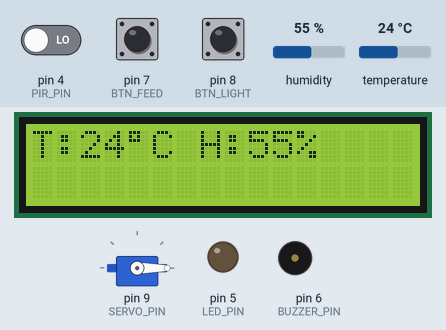
This sketch was run on a simulated Arduino Uno, built with avr-gcc and run on an emulated ATmega328P. Parts: servo, 16×2 character LCD, output pins drawn as LEDs (lit = HIGH), buzzer (waves = sounding, pin HIGH). The inputs (shaded band) are chosen by the test bench; at power-on: pin 7 (BTN_FEED) HIGH, pin 4 (PIR_PIN) LOW, temperature 24 °C, pin 8 (BTN_LIGHT) HIGH, humidity 55 %. What the sketch prints to the serial monitor is not drawn.

Above: at 3.2 s.
3.3 s: pin 7 (BTN_FEED) pulled LOW for 3.2 s
At 3.7 s:
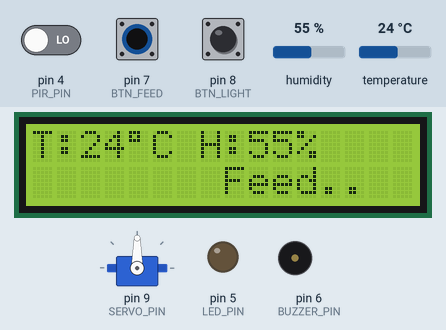
8.9 s: pin 4 (PIR_PIN) driven HIGH
At 9.8 s:
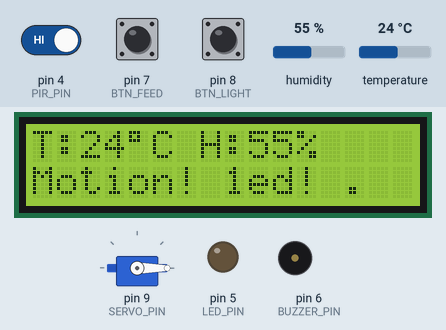
10.4 s: pin 7 (BTN_FEED) pulled LOW for 0.15 s
At 13.6 s:
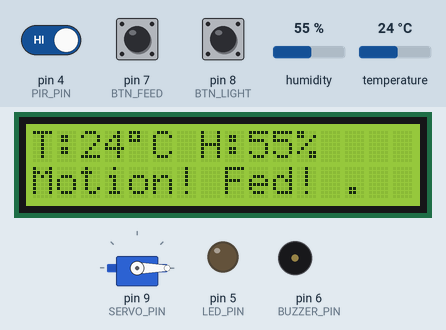
13.9 s: temperature set to 27 °C
At 15.0 s:
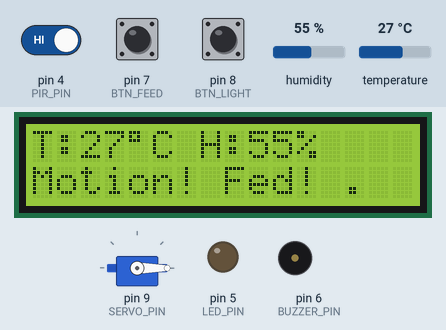
15.7 s: temperature set to 30 °C
At 16.39 s:
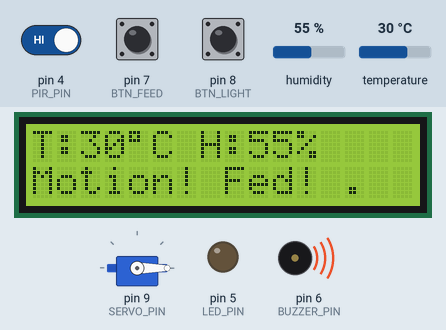
21.7 s: pin 8 (BTN_LIGHT) pulled LOW for 0.15 s
At 24.0 s:
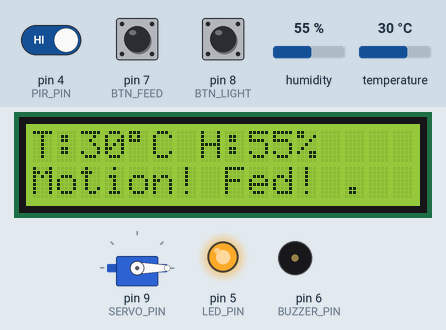
Timing chart, 0 to 26.8 s (numbered marks = the images above; inputs shaded):
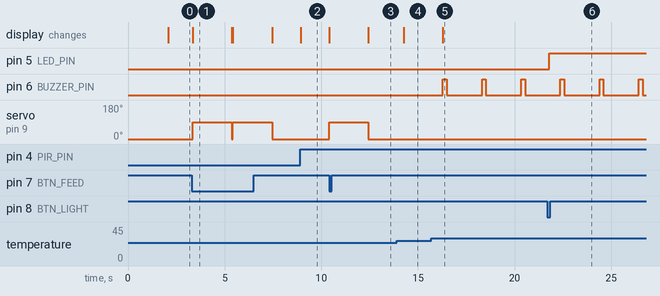

The sketch:

cps_sim.ino
```cpp
/*
 * CPS智能宠物看护系统 - Tinkercad仿真版
 * 模拟：温湿度监测 + 自动喂食 + LED灯光 + 活动检测
 */

#include <DHT.h>
#include <Servo.h>
#include <LiquidCrystal.h>

// 引脚
#define DHTPIN      2
#define DHTTYPE     DHT11
#define SERVO_PIN   9
#define LED_PIN     5
#define PIR_PIN     4
#define BUZZER_PIN  6
#define BTN_FEED    7
#define BTN_LIGHT   8

// LCD (RS, E, D4, D5, D6, D7)
LiquidCrystal lcd(12, 11, A0, A1, A2, A3);

DHT dht(DHTPIN, DHTTYPE);
Servo feeder;

// 状态
int temperature = 0, humidity = 0;
int activityCount = 0;
bool ledOn = false;
bool feeding = false;
bool motionDetected = false;
unsigned long lastMotion = 0;
unsigned long lastReport = 0;
unsigned long feedTimer = 0;
const int FEED_DURATION = 2000;

void setup() {
  Serial.begin(9600);

  dht.begin();
  feeder.attach(SERVO_PIN);
  feeder.write(0);  // 关闭

  pinMode(LED_PIN, OUTPUT);
  pinMode(PIR_PIN, INPUT);
  pinMode(BUZZER_PIN, OUTPUT);
  pinMode(BTN_FEED, INPUT_PULLUP);
  pinMode(BTN_LIGHT, INPUT_PULLUP);

  digitalWrite(LED_PIN, LOW);
  digitalWrite(BUZZER_PIN, LOW);

  lcd.begin(16, 2);
  lcd.setCursor(0, 0);
  lcd.print("Smart Pet Care");
  lcd.setCursor(0, 1);
  lcd.print("System Ready");

  Serial.println("CPS Pet Care System Ready");
  delay(2000);
  lcd.clear();
}

void loop() {
  unsigned long now = millis();

  // === 温度/湿度读取 ===
  if (now - lastReport >= 2000) {
    lastReport = now;
    float t = dht.readTemperature();
    float h = dht.readHumidity();

    if (!isnan(t) && !isnan(h)) {
      temperature = (int)t;
      humidity = (int)h;

      lcd.setCursor(0, 0);
      lcd.print("T:");
      lcd.print(temperature);
      lcd.print((char)223);
      lcd.print("C H:");
      lcd.print(humidity);
      lcd.print("%  ");

      // 高温告警
      if (temperature > 28) {
        digitalWrite(BUZZER_PIN, HIGH);
        delay(200);
        digitalWrite(BUZZER_PIN, LOW);
      }

      Serial.print("温度:");
      Serial.print(temperature);
      Serial.print(" 湿度:");
      Serial.println(humidity);
    }
  }

  // === PIR 活动检测 ===
  int pir = digitalRead(PIR_PIN);
  if (pir == HIGH && !motionDetected) {
    motionDetected = true;
    activityCount++;
    lastMotion = now;

    lcd.setCursor(0, 1);
    lcd.print("Motion! ");
    lcd.print(activityCount);

    Serial.print("活动次数:");
    Serial.println(activityCount);
    delay(500);
  }
  if (pir == LOW && motionDetected) {
    motionDetected = false;
    lcd.setCursor(0, 1);
    lcd.print("                ");
  }

  // === 按钮：手动喂食 ===
  if (digitalRead(BTN_FEED) == LOW && !feeding) {
    startFeeding(now);
  }

  // === 按钮：灯光开关 ===
  if (digitalRead(BTN_LIGHT) == LOW) {
    delay(50);
    if (digitalRead(BTN_LIGHT) == LOW) {
      ledOn = !ledOn;
      digitalWrite(LED_PIN, ledOn ? HIGH : LOW);
      Serial.print("灯光:");
      Serial.println(ledOn ? "开" : "关");
      delay(300);
    }
  }

  // === 喂食完成 ===
  if (feeding && now - feedTimer >= FEED_DURATION) {
    feeder.write(0);
    feeding = false;
    lcd.setCursor(8, 1);
    lcd.print("Fed! ");
    Serial.println("喂食完成");
  }

  // === 长时间无活动告警 ===
  if (now - lastMotion > 60000 && lastMotion > 0) {
    digitalWrite(BUZZER_PIN, HIGH);
    delay(100);
    digitalWrite(BUZZER_PIN, LOW);
  }

  delay(50);
}

void startFeeding(unsigned long now) {
  feeding = true;
  feedTimer = now;
  feeder.write(90);
  Serial.println("开始喂食");

  lcd.setCursor(8, 1);
  lcd.print("Feed..");
}
```

Measured:
- the behaviour switches between 28 and 29 °C on temperature (found by bisection; images 4 and 5)
- after the input at 3.3 s, servo on pin 9 (SERVO_PIN): 0° → 90° after 0.05 s, → 0° 4.1 s later; the display: changes after 0.05 s (image 1)
- after the input at 8.9 s, the display: changes at once (image 2)
- after the input at 10.4 s, servo on pin 9 (SERVO_PIN): 0° → 90° at once, → 0° 2.0 s later; the display: first changes at once (image 3 shows a later state)
- after the input at 13.9 s, the display: changes after 0.36 s (image 4)
- after the input at 15.7 s, pin 6 (BUZZER_PIN): alternates HIGH for 0.20 s and LOW for 1.8 s, starting after 0.59 s; the display: changes after 0.59 s (image 5)
- after the input at 21.7 s, pin 5 (LED_PIN): LOW → HIGH after 0.09 s
